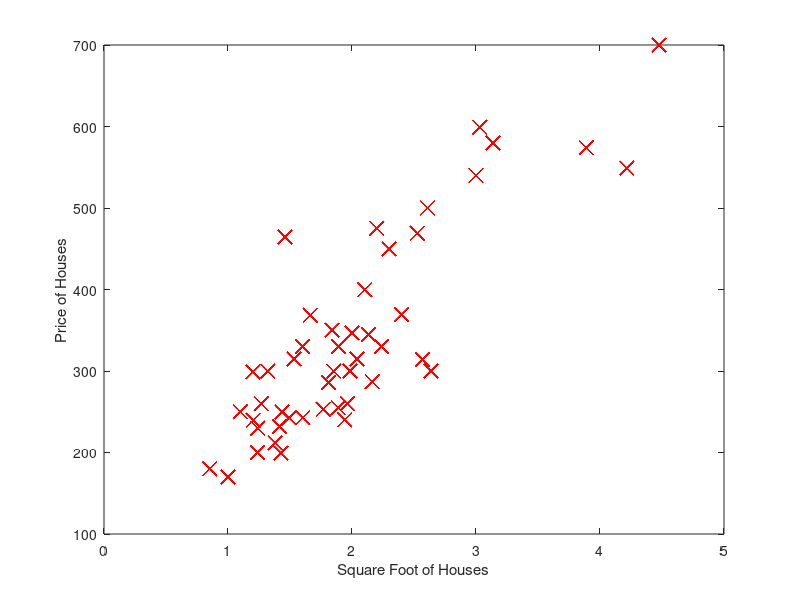

MATLAB code to generate this figure: (Note: this script raises an error after producing the figure.)
%==================================================================
%Linear Regression
%       This sample code show how we can predict housing price
%       based on the square foot of the house
%
% X = Vector of square foot of houses
% y = Vector of the prices of the house corresponding to vector X
% m = Sample size 
% n = Number of features
%
%==================================================================
% Initialization
%==================================================================
clear ; close all; 
iterations = 4000;             % number of Gradient Descent iterations
alpha = 0.01;                 % alpha setting

testsize1 = 3000;
testbr1 = 3;
testsize2 = 4500;
testbr2 = 5;

data = load('ex1data2.txt');
data = sortrows(data);
X = data(:,1)./1000;    % load sizes and scale down to one thousandth
y = data(:,3)./1000;    % load prices and scale down to one thousandth
m = length(y);          % sample size

%==================================================================
% Initialize theta (fitting) and add column of 1's to data set
%==================================================================
X = [ones(m, 1), X];      % Add intercept term to x = X(0)
theta = zeros(2, 1);      % initialize fitting parameters

%==================================================================
% Sort and print sample data set
%==================================================================

%fprintf(' x = %.0f %0f %0f, y = %.0f \n', [sortrows(X) y]');
%******************************************************************
%==================================================================
% ********* FIRST TEST USING JUST HOUSING SIZE **********
%==================================================================
%******************************************************************

%==================================================================
% Plot data Size vs. Prices
%==================================================================
fprintf('Plotting Data using Housing Sizes ...\n')
figure;                           % open a new figure window
plot(X(:,2), y, 'rx', 'MarkerSize', 10); % Plot the size and price
xlabel('Square Foot of Houses');  % Set the x axis label
ylabel('Price of Houses');        % Set the y axis label

%==================================================================
% Test Cost Function using initial theta of zeros
%==================================================================
%fprintf('\nTesting the cost function ...\n')
%J = computeCost(X, y, theta);   % compute and display initial cost
%fprintf('With theta = [0 ; 0; 0]\nCost computed = %f\n', J);

%==================================================================
% Run Gradient Descent to determine optimal theta
%==================================================================
fprintf('\nRunning Gradient Descent for Univariate Housing Sizes ...\n')
[theta, J_history] = gradientDescent(X, y, theta, alpha, iterations);
fprintf('Theta found by gradient descent with Univariate Housing Sizes:\n');
fprintf('%f\n', theta);

%==================================================================
% Plot linear fit line 
%==================================================================
hold on; % keep previous plot visible
plot(X(:,2), X*theta, '-');
legend('Training data', 'Linear regression');
hold off % don't overlay any more plots on this figure

%==================================================================
% Plot Cost Function
%==================================================================
% Plot the convergence graph
figure;
plot(1:numel(J_history), J_history, '-b', 'LineWidth', 2);
xlabel('Number of iterations');
ylabel('Cost J');

%==================================================================
% Predict housing prices for (3000sf 3 br) and (4000sf 4bd)
%==================================================================
predict1 = [1, testsize1/1000]*theta;
fprintf('For housing size = %f using Univariate, we predict a price of %f\n',...
    testsize1, predict1*1000);
predict2 = [1,testsize2/1000] * theta;
fprintf('For housing size = %f using Univariate, we predict a price of %f\n',...
    testsize2, predict2*1000);
%******************************************************************
%==================================================================
% ********* SECOND TEST USING HOUSING SIZE AND BEDROOMS  **********
%==================================================================
%******************************************************************
X2 = [X,data(:,2)];      % load bedrooms
theta2 = zeros(3, 1);     % initialize fitting parameters

%==================================================================
% Plot data Size vs. Housing size * Bedrooms
%==================================================================
fprintf('Plotting Data using Size*BR ...\n')
figure;                           % open a new figure window
plot(X2(:,2).*X2(:,3), y, 'rx', 'MarkerSize', 10); % Plot the size and price
xlabel('Square Foot X BR of Houses');  % Set the x axis label
ylabel('Price of Houses');        % Set the y axis label

%==================================================================
% Run Gradient Descent to determine optimal theta
%==================================================================
fprintf('\nRunning Gradient Descent using Multivariate (Size and Bedrooms) ...\n')
[theta2, J_history2] = gradientDescent(X2, y, theta2, alpha, iterations);
fprintf('Theta found by gradient descent with Multivariate:\n');
fprintf('%f\n', theta2);

%==================================================================
% Plot Cost Function
%==================================================================
% Plot the convergence graph
figure;
plot(1:numel(J_history2), J_history2, '-b', 'LineWidth', 2);
xlabel('Number of iterations');
ylabel('Cost J');

%==================================================================
% Predict housing prices for (3000sf 3 br) and (4000sf 4bd)
%==================================================================
predict1 = [1, testsize1/1000, testbr1]*theta2;
fprintf('For housing size = %f and %f br using Multivariate, we predict a price of %f\n',...
    testsize1, testbr1, predict1*1000);
predict2 = [1,testsize2/1000, testbr2] * theta2;
fprintf('For housing size = %f and %f br using Multivariate, we predict a price of %f\n',...
    testsize2, testbr2, predict2*1000);
    
%******************************************************************
%==================================================================
% ********* THIRD TEST USING FEATURE SCALING WITH NORMALIZATION ***
%==================================================================
%******************************************************************
% Load Data
data = load('ex1data2.txt');
X3 = data(:, 1:2);
y = data(:, 3);
theta3 = zeros(3, 1);

%==================================================================
% Scale features and set them to zero mean
%==================================================================
% Mormalizing Features
[X3 mu sigma] = featureNormalize(X3);
% Add intercept term to X
X3 = [ones(m, 1) X3];

%==================================================================
% Run Gradient Descent to determine optimal theta
%==================================================================
fprintf('\nRunning Gradient Descent using Normalization (Size and Bedrooms) ...\n')
[theta3, J_history3] = gradientDescent(X3, y, theta3, alpha, iterations);
fprintf('Theta found by gradient descent with Normalization:\n');
fprintf('%f\n', theta3);

%==================================================================
% Plot Cost Function
%==================================================================
% Plot the convergence graph
figure;
plot(1:numel(J_history3), J_history3, '-b', 'LineWidth', 2);
xlabel('Number of iterations');
ylabel('Cost J');

%==================================================================
% Predict housing prices for (3000sf 3 br) and (4000sf 4bd)
%==================================================================
element = [1,(testsize1 - mu(1))/sigma(1),(testbr1 - mu(2))/sigma(2)];
price = element * theta3;
fprintf('For housing size = %f and %f br using Normalization, we predict a price of %f\n',...
    testsize1, testbr1, price);
element = [1,(testsize2 - mu(1))/sigma(1),(testbr2 - mu(2))/sigma(2)];
price = element * theta3;
fprintf('For housing size = %f and %f br using Normalization, we predict a price of %f\n',...
    testsize2, testbr2, price);

%******************************************************************
%==================================================================
% ********* FOURTH TEST USING NORMAL EQUATIONS ***
%==================================================================
%******************************************************************

fprintf('Solving with normal equations...\n');

% Load Data
data = csvread('ex1data2.txt');
X4 = data(:, 1:2);
y4 = data(:, 3);

% Add intercept term to X
X4 = [ones(m, 1) X4];

% Calculate the parameters from the normal equation
theta4 = normalEqn(X4, y4);

% Display normal equation's result
fprintf('Theta computed from the normal equations: \n');
fprintf(' %f \n', theta4);
fprintf('\n');


%==================================================================
% Predict housing prices for (3000sf 3 br) and (4000sf 4bd)
%==================================================================
price = 0; % You should change this
element = [1,testsize1,testbr1];
price = element * theta4;
fprintf(['Predicted price of a %f sq-ft, %f br house ' ...
         '(using normal equations):\n $%f\n'], testsize1, testbr1, price);
element = [1,testsize2,testbr2];
price = element * theta4;
fprintf(['Predicted price of a %f sq-ft, %f br house ' ...
         '(using normal equations):\n $%f\n'], testsize2, testbr2, price);
